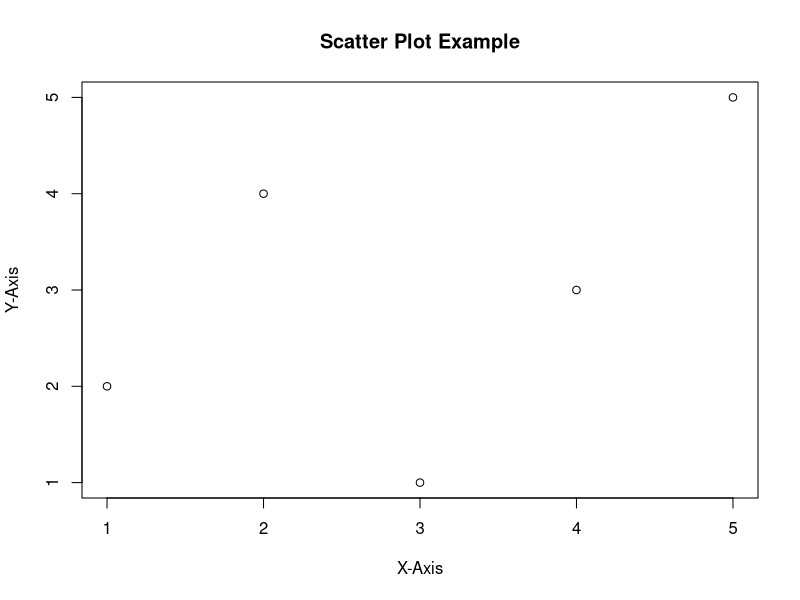

Here is the R script that generated this plot:
## ---- chunk 1
# Example Code Chunk
# This is an R code chunk that generates a scatter plot
x <- c(1, 2, 3, 4, 5)
y <- c(2, 4, 1, 3, 5)
plot(x, y, main = "Scatter Plot Example", xlab = "X-Axis", ylab = "Y-Axis")
